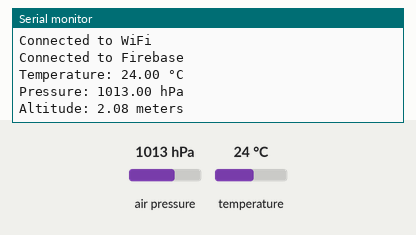
Recording of a sketch running on a simulated ESP8266 (NodeMCU). On the bench: the last lines printed to the serial monitor. The test bench sets the inputs (shaded band); at power-on: air pressure 1013 hPa, temperature 24 °C. WiFi joins after 1.5 s; servers stay silent unless stated.

Above: at 3.3 s.
3.4 s: air pressure set to 952 hPa
6.4 s: temperature set to 12 °C
At 8.4 s:
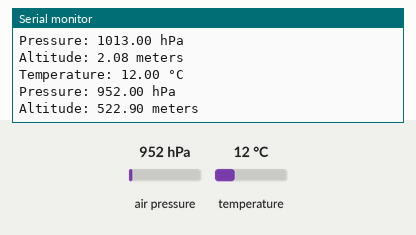
9.4 s: air pressure set to 975 hPa
At 14.5 s:
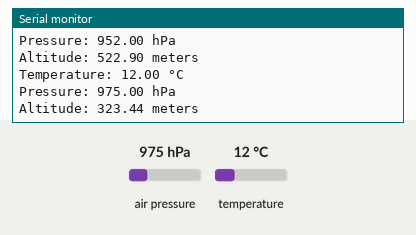

Measured:
- after the input at 6.4 s, the serial monitor: prints a new line after 1.7 s (image 1)
- after the input at 9.4 s, the serial monitor: prints a new line after 4.1 s (image 2)

The sketch:

esp.ino
```cpp
#include <Wire.h>
#include <Adafruit_Sensor.h>
#include <Adafruit_BMP280.h>
#include <ESP8266WiFi.h>
#include <FirebaseESP8266.h>

// Set your Firebase project credentials
#define FIREBASE_HOST "bmp280-d4c8e-default-rtdb.firebaseio.com"
#define FIREBASE_AUTH "iHqTL1vYjRqHP2hSF0YbtgzJuQPLyjODMgXUGiuC"

// Create an instance of the BMP280 sensor
Adafruit_BMP280 bmp;

// Create an instance of the FirebaseESP8266 class
FirebaseData firebaseData;

void setup() {
  Serial.begin(115200);

  // Initialize the BMP280 sensor
  if (!bmp.begin(0x76)) {
    Serial.println("Could not find a valid BMP280 sensor, check wiring!");
    while (1);
  }

  // Connect to Wi-Fi
  WiFi.begin("Avishka", "12345678");
  while (WiFi.status() != WL_CONNECTED) {
    delay(1000);
    Serial.println("Connecting to WiFi...");
  }
  Serial.println("Connected to WiFi");

  // Connect to Firebase
  Firebase.begin(FIREBASE_HOST, FIREBASE_AUTH);
  Firebase.reconnectWiFi(true);
  while (!Firebase.beginStream(firebaseData, "/")) {
    Serial.println("Could not connect to Firebase");
    delay(1000);
  }
  Serial.println("Connected to Firebase");
}

void loop() {
  // Read temperature, pressure, and altitude from the BMP280 sensor
  float temperature = bmp.readTemperature();
  float pressure = bmp.readPressure() / 100.0;  // Pa to hPa conversion
  float altitude = bmp.readAltitude();

  // Update Firebase data
  Firebase.setFloat(firebaseData, "/temperature", temperature);
  Firebase.setFloat(firebaseData, "/pressure", pressure);
  Firebase.setFloat(firebaseData, "/altitude", altitude);

  if (firebaseData.dataAvailable() && firebaseData.dataType() == "null") {
    Serial.println("Firebase data upload failed");
  }

  // Print sensor data
  Serial.print("Temperature: ");
  Serial.print(temperature);
  Serial.println(" °C");

  Serial.print("Pressure: ");
  Serial.print(pressure);
  Serial.println(" hPa");

  Serial.print("Altitude: ");
  Serial.print(altitude);
  Serial.println(" meters");

  delay(5000); // Wait for 5 seconds before the next reading
}
```
